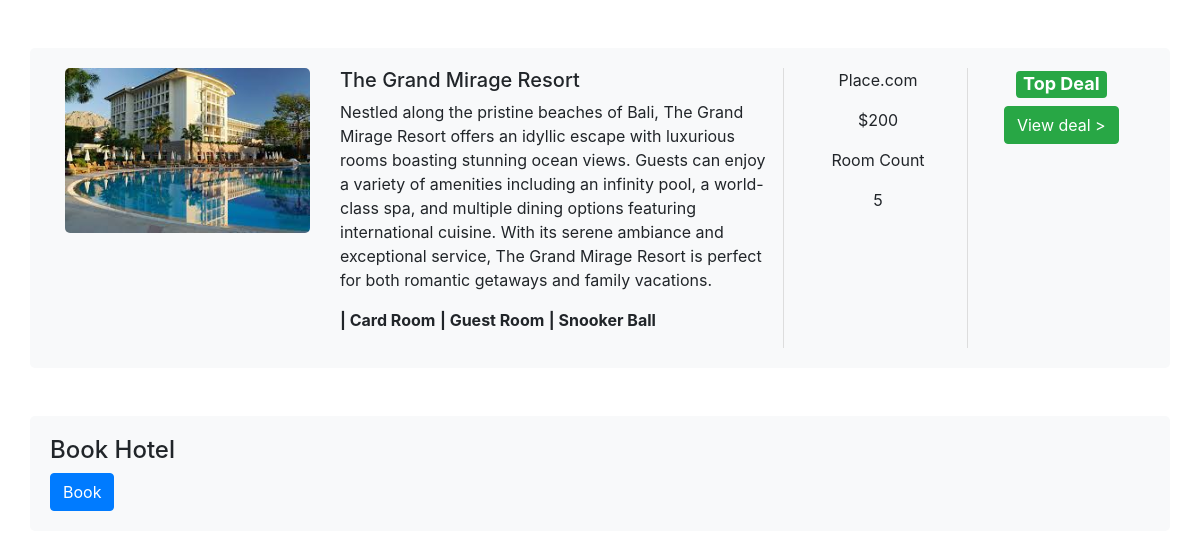
Page /hotel/0ffdb2e3-abb3-420a-91f5-3aae4b2b61bd/ on the committed database.
### home/models.py (models this page shows, shortened)
class BaseModel(models.Model):
    uid = models.UUIDField(default=uuid.uuid4, editable=False, primary_key=True)
    created_at = models.DateField(auto_now_add=True)
    updated_at = models.DateField(auto_now_add=True)
    class Meta:
        abstract = True

class Hotel(BaseModel):
    hotel_name=models.CharField(max_length=100)
    hotel_price = models.IntegerField()
    description = models.TextField()
    amenities = models.ManyToManyField(Amenities)
    room_count = models.IntegerField(default=10)

class HotelImages(BaseModel):
    hotel=models.ForeignKey(Hotel, related_name = "Images", on_delete=models.CASCADE)
    Images = models.ImageField(upload_to="hotel")

class Amenities(BaseModel):
    amenity_name = models.CharField(max_length=100)

### home/views.py (the view)
# urls.py: path('hotel/<uuid:uid>/', HotelDetailView.as_view(), name='hotel_detail'),
class HotelDetailView(DetailView):
    model = Hotel
    template_name = 'hoteldetail.html'
    context_object_name = 'hotel'
    def get_object(self):
        uid = self.kwargs['uid']
        return Hotel.objects.get(uid=uid)

### home/templates/hoteldetail.html (shortened to what this page needs)
{% extends "base.html" %}
{% block start %}
<link rel="stylesheet" href="https://stackpath.bootstrapcdn.com/bootstrap/4.5.2/css/bootstrap.min.css">
<div class="container mt-5">
    <div class="row hotel-info">
        <div class="col-md-3">
            <img class="img-fluid hotel-image" src="/media/{{ hotel.Images.first.Images }}" alt="Hotel Image">
        </div>
        <div class="col-md-5">
            <h5>{{ hotel.hotel_name }}</h5>
            <p>{{ hotel.description }}</p>
            <p>
                {% for amenitie in hotel.amenities.all %}
                    <b>| {{ amenitie.amenity_name }}</b>
                {% endfor %}
            </p>
        </div>
        <div class="col-md-2 more-offers text-center">
            <p>Place.com</p>
            <p>${{ hotel.hotel_price }}</p>
            <p>Room Count</p>
            <p>{{ hotel.room_count }}</p>
        </div>
        <div class="col-md-2 more-offers text-center">
            <h4><span class="badge badge-success">Top Deal</span></h4>
            <div class="btn btn-success">View deal ></div>
        </div>
    </div>
    <div class="row mt-5">
        <div class="col-md-12 hotel-info">
            <h4>Book Hotel</h4>
            <form method="post" action="{% url 'book_hotel' hotel.uid %}">
                <button type="submit" class="btn btn-primary">Book</button>
            </form>
        </div>
    </div>
</div>
{% endblock %}

### home/templates/base.html (style rules this page uses)
body { font-family: "Lato", Arial, sans-serif; font-weight: 400; font-size: 16px; line-height: 1.7; background: #fff; color: #777; }

### home/templates/hoteldetail.html (style rules this page uses)
.hotel-image { width: 100%; height: auto; border-radius: 5px; }
.hotel-info { background-color: #f8f9fa; padding: 20px; border-radius: 5px; margin-bottom: 20px; }
.more-offers { border-left: 1px solid #ddd; padding-left: 20px; }

### rows in the picture
Hotel: Images.first.Images (picture), hotel_name "The Grand Mirage Resort", description "Nestled along the pristine beaches of Bali, The Grand Mirage Resort offers an idyllic escape with luxurious rooms boasting stunning ocean views. Guests can enjoy a variety of amenities including an infinity pool, a world-class spa, and multiple dining options featuring international cuisine. With its serene ambiance and exceptional service, The Grand Mirage Resort is perfect for both romantic getaways and family vacations.", hotel_price "200", room_count "5"
Amenities: amenity_name "Card Room"
Amenities: amenity_name "Guest Room"
Amenities: amenity_name "Snooker Ball"
